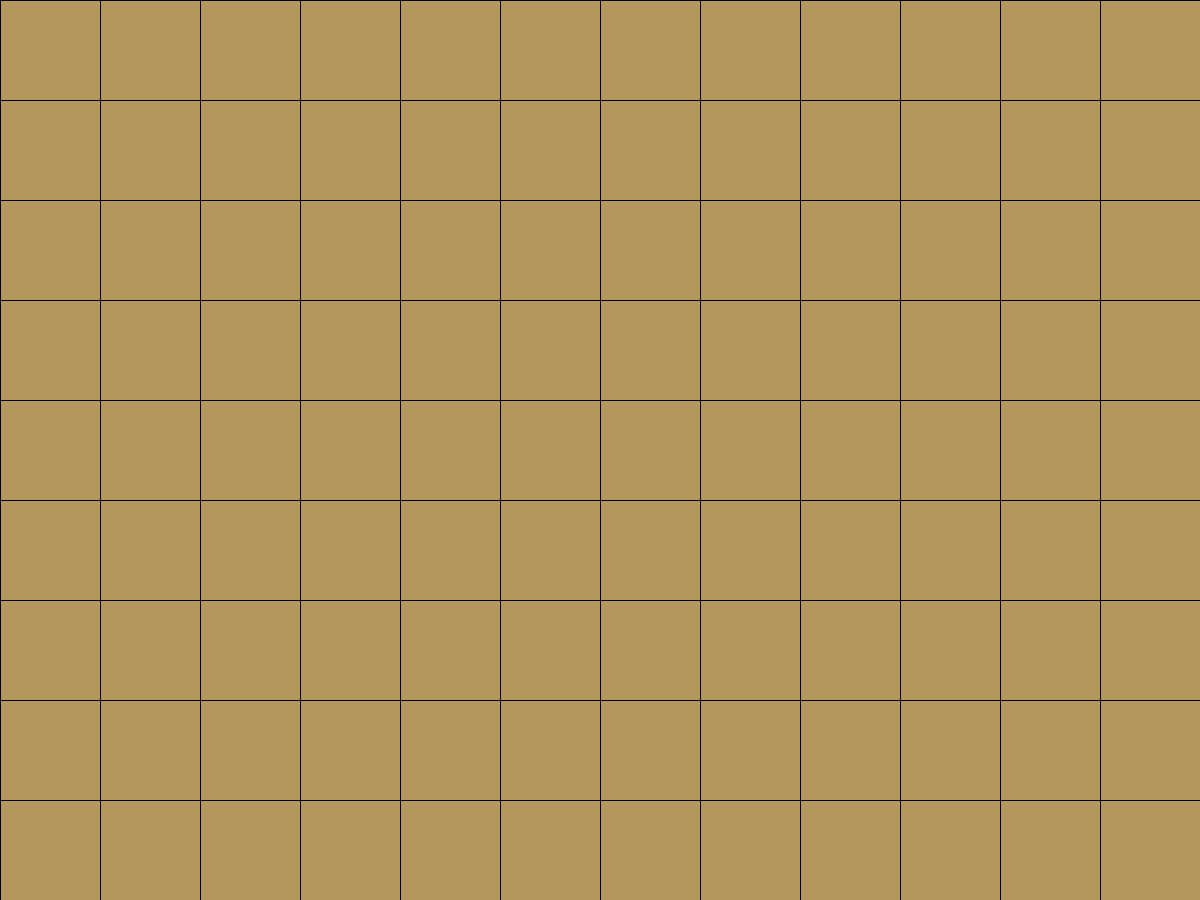
Frame 1 (no input)
Frame 60 (the mouse pressed at the canvas centre just before this capture): identical to frame 1, image omitted
Frame 120 (the mouse held since frame 60 and released just before this capture): identical to frame 1, image omitted

The Processing sketch that drew this single still picture (run headless with seeded random() and noise(); from frame 60 on, the mouse is pressed at the canvas centre):

// Processing sketch: SS3_SquareLoop
// ── SS3_SquareLoop.pde
// Giancarlo Macias Square Loop


void setup() {
  size (1200, 900);
}  

void draw() {
  background (100);
  //int onee=50;
  for (int one = 50; one < width; one+=100) {
    for (int onee = 50; onee < width; onee+=100)
    if (mouseX > one - 50 && mouseX < one + 50 && mouseY > onee - 50 && mouseY < onee +50) {
      fill (49,200,170);
      rect (one, onee, 100,100);
    } else {
      fill (180,150,95);
      rectMode(CENTER);
    rect (one, onee, 100,100);
    }
    
  }
  
}
